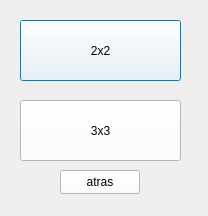
<?xml version="1.0" encoding="UTF-8"?>
<ui version="4.0">
 <class>resta_de_matrices_2x2_3x3</class>
 <widget class="QDialog" name="resta_de_matrices_2x2_3x3">
  <property name="geometry">
   <rect>
    <x>0</x>
    <y>0</y>
    <width>208</width>
    <height>216</height>
   </rect>
  </property>
  <property name="windowTitle">
   <string>Dialog</string>
  </property>
  <widget class="QPushButton" name="pushButton">
   <property name="geometry">
    <rect>
     <x>20</x>
     <y>20</y>
     <width>161</width>
     <height>61</height>
    </rect>
   </property>
   <property name="styleSheet">
    <string notr="true">background-color: rgb(255, 255, 255);</string>
   </property>
   <property name="text">
    <string>2x2</string>
   </property>
  </widget>
  <widget class="QPushButton" name="pushButton_3">
   <property name="geometry">
    <rect>
     <x>60</x>
     <y>170</y>
     <width>80</width>
     <height>24</height>
    </rect>
   </property>
   <property name="styleSheet">
    <string notr="true">background-color: rgb(255, 255, 255);</string>
   </property>
   <property name="text">
    <string>atras</string>
   </property>
  </widget>
  <widget class="QPushButton" name="pushButton_2">
   <property name="geometry">
    <rect>
     <x>20</x>
     <y>100</y>
     <width>161</width>
     <height>61</height>
    </rect>
   </property>
   <property name="styleSheet">
    <string notr="true">background-color: rgb(255, 255, 255);</string>
   </property>
   <property name="text">
    <string>3x3</string>
   </property>
  </widget>
 </widget>
 <resources/>
 <connections/>
</ui>
